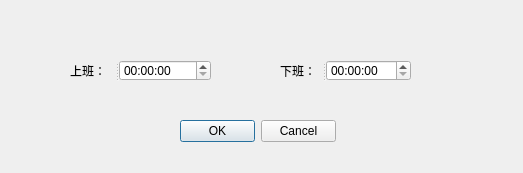
<?xml version="1.0" encoding="UTF-8"?>
<ui version="4.0">
 <class>timeSetting</class>
 <widget class="QWidget" name="timeSetting">
  <property name="geometry">
   <rect>
    <x>0</x>
    <y>0</y>
    <width>523</width>
    <height>173</height>
   </rect>
  </property>
  <property name="windowTitle">
   <string>Form</string>
  </property>
  <widget class="QDialogButtonBox" name="submit">
   <property name="geometry">
    <rect>
     <x>180</x>
     <y>120</y>
     <width>156</width>
     <height>23</height>
    </rect>
   </property>
   <property name="standardButtons">
    <set>QDialogButtonBox::Cancel|QDialogButtonBox::Ok</set>
   </property>
  </widget>
  <widget class="QSplitter" name="splitter">
   <property name="geometry">
    <rect>
     <x>70</x>
     <y>60</y>
     <width>141</width>
     <height>21</height>
    </rect>
   </property>
   <property name="orientation">
    <enum>Qt::Horizontal</enum>
   </property>
   <widget class="QLabel" name="start">
    <property name="text">
     <string>上班：</string>
    </property>
   </widget>
   <widget class="QTimeEdit" name="startEdit"/>
  </widget>
  <widget class="QSplitter" name="splitter_2">
   <property name="geometry">
    <rect>
     <x>280</x>
     <y>60</y>
     <width>131</width>
     <height>21</height>
    </rect>
   </property>
   <property name="orientation">
    <enum>Qt::Horizontal</enum>
   </property>
   <widget class="QLabel" name="end">
    <property name="text">
     <string>下班：</string>
    </property>
   </widget>
   <widget class="QTimeEdit" name="endEdit"/>
  </widget>
 </widget>
 <resources/>
 <connections/>
</ui>
